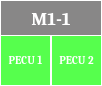
     <widget class="QFrame" name="m1_pecu_frame">
      <property name="geometry">
       <rect>
        <x>170</x>
        <y>120</y>
        <width>102</width>
        <height>86</height>
       </rect>
      </property>
      <property name="styleSheet">
       <string notr="true">background-color: rgba(255, 255, 255, 0);
border: 1px solid rgb(255, 255, 255);
border-radius: 0px;</string>
      </property>
      <property name="frameShape">
       <enum>QFrame::StyledPanel</enum>
      </property>
      <property name="frameShadow">
       <enum>QFrame::Raised</enum>
      </property>
      <widget class="QLabel" name="m1_header">
       <property name="geometry">
        <rect>
         <x>0</x>
         <y>0</y>
         <width>102</width>
         <height>36</height>
        </rect>
       </property>
       <property name="font">
        <font>
         <family>Cambria</family>
         <pointsize>14</pointsize>
         <weight>75</weight>
         <bold>true</bold>
        </font>
       </property>
       <property name="styleSheet">
        <string notr="true">color: rgb(255, 255, 255);
background-color: rgba(98, 97, 97, 193);
border: 1px solid rgb(255, 255, 255);
border-radius: 0;
</string>
       </property>
       <property name="text">
        <string>M1-1</string>
       </property>
       <property name="alignment">
        <set>Qt::AlignCenter</set>
       </property>
      </widget>
      <widget class="QLabel" name="m1_pecu_1">
       <property name="geometry">
        <rect>
         <x>0</x>
         <y>35</y>
         <width>51</width>
         <height>51</height>
        </rect>
       </property>
       <property name="font">
        <font>
         <family>Cambria</family>
         <pointsize>8</pointsize>
         <weight>75</weight>
         <bold>true</bold>
        </font>
       </property>
       <property name="styleSheet">
        <string notr="true">color: rgb(255, 255, 255);
background-color: rgba(13, 255, 0, 178);
border: 1px solid rgb(255, 255, 255);
border-radius: 0;
</string>
       </property>
       <property name="text">
        <string>PECU 1</string>
       </property>
       <property name="alignment">
        <set>Qt::AlignCenter</set>
       </property>
      </widget>
      <widget class="QLabel" name="m1_pecu_2">
       <property name="geometry">
        <rect>
         <x>51</x>
         <y>35</y>
         <width>51</width>
         <height>51</height>
        </rect>
       </property>
       <property name="font">
        <font>
         <family>Cambria</family>
         <pointsize>8</pointsize>
         <weight>75</weight>
         <bold>true</bold>
        </font>
       </property>
       <property name="styleSheet">
        <string notr="true">color: rgb(255, 255, 255);
background-color: rgba(13, 255, 0, 178);
border: 1px solid rgb(255, 255, 255);
border-radius: 0;
</string>
       </property>
       <property name="text">
        <string>PECU 2</string>
       </property>
       <property name="alignment">
        <set>Qt::AlignCenter</set>
       </property>
      </widget>
     </widget>
